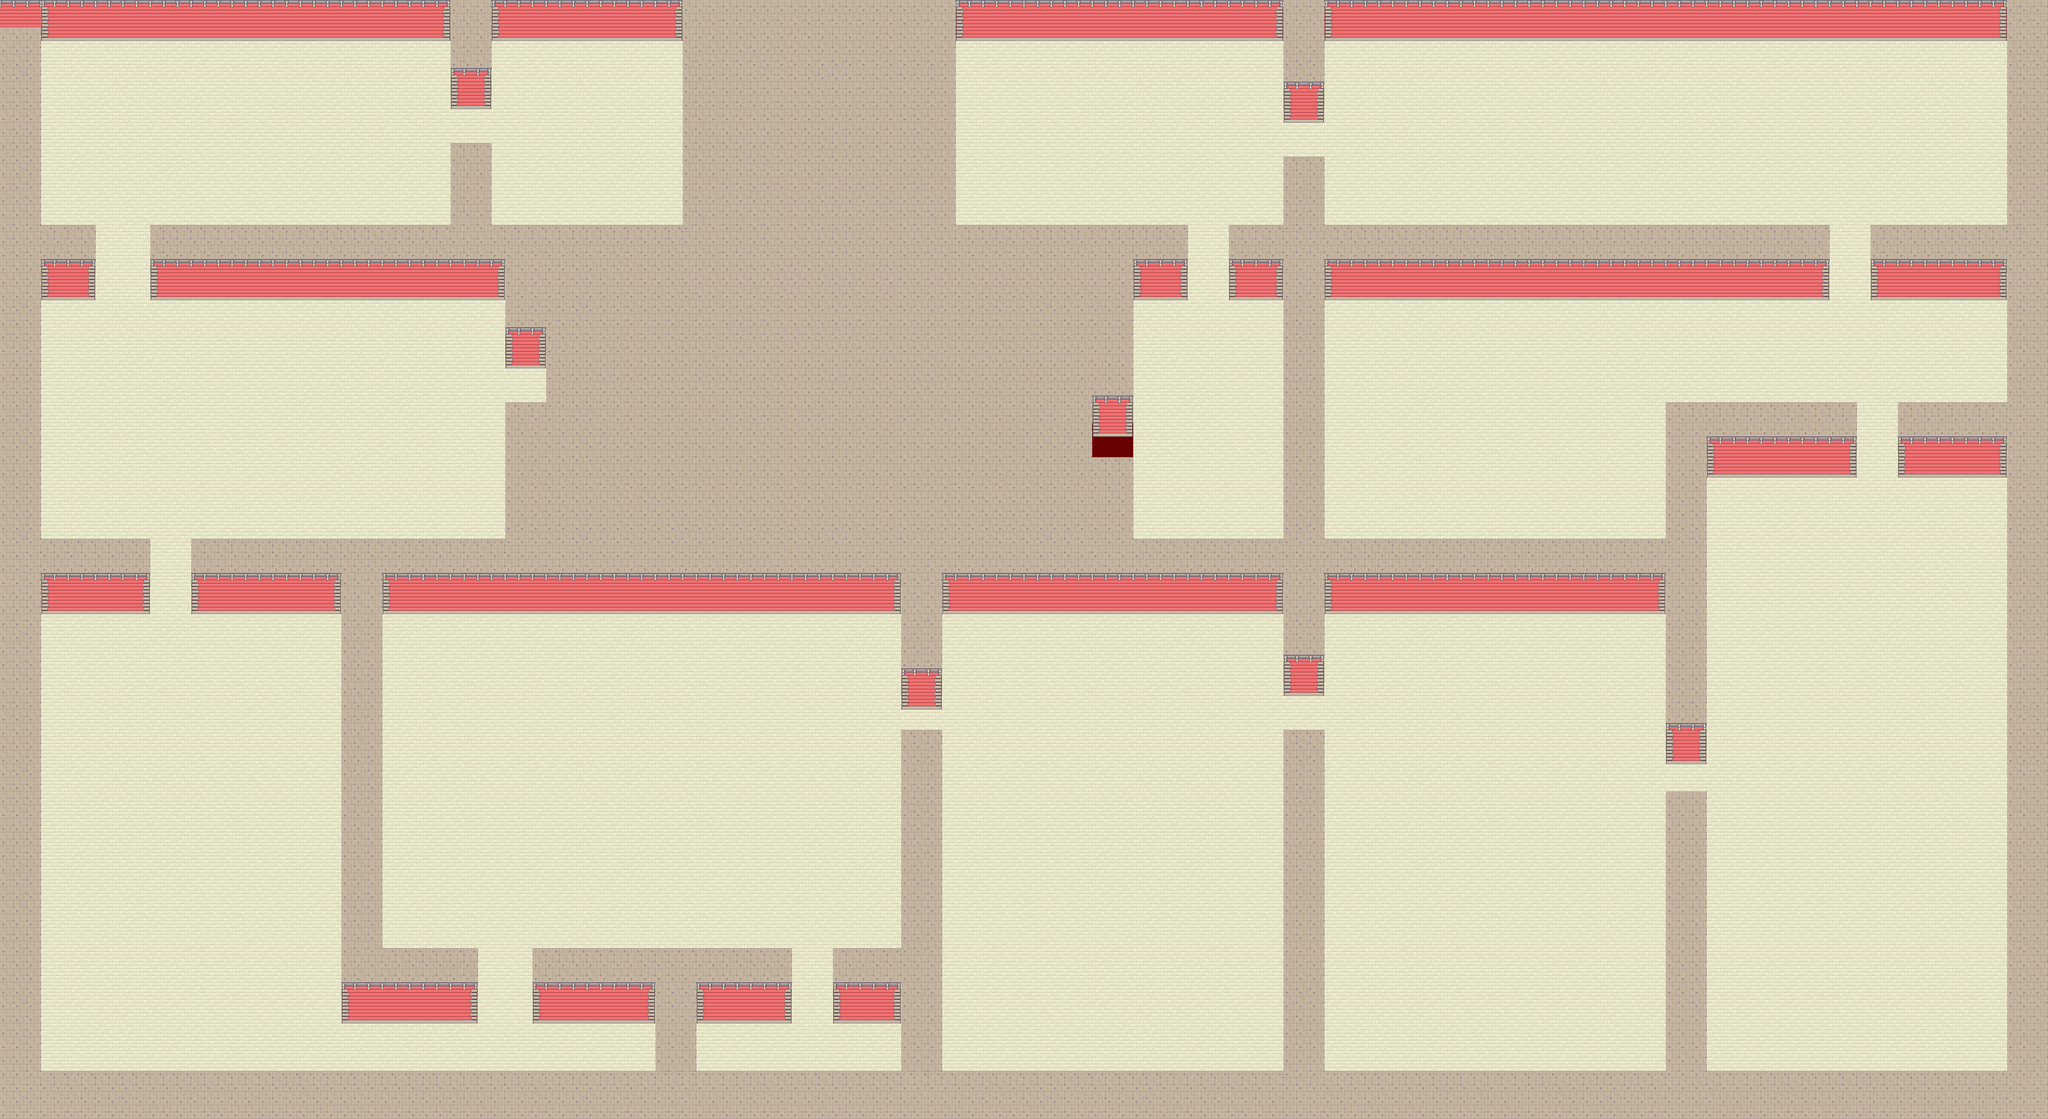

The image is a tile-based game level rendered from a .tmx file. Its description and source (layers, tilesets, objects; grid data summarised) follow:
An orthogonal 150x82 tile map with 32x32 px tiles, 3 tile layers (Map, Map2, foreground), 1 hidden layer not drawn, 10 tilesets and 65 objects (7x Enemy, 5x NPC, 4x Event, Player, Companion).

<map version="1.10" tiledversion="1.11.2" orientation="orthogonal" renderorder="right-down" width="150" height="82" tilewidth="32" tileheight="32" infinite="0" nextlayerid="10" nextobjectid="102">
 <tileset firstgid="1" name="tmw_desert_spacing" tilewidth="32" tileheight="32" spacing="1" margin="1" tilecount="48" columns="8">
  <image source="../Tilesets/tmw_desert_spacing.png" width="265" height="199" />
 </tileset>
 <tileset firstgid="49" name="MapMetadata" tilewidth="32" tileheight="32" spacing="1" margin="1" tilecount="2" columns="2">
  <image source="../Tilesets/MapMetadata.png" width="67" height="34" />
 </tileset>
 <tileset firstgid="51" name="victorian-accessories" tilewidth="32" tileheight="32" tilecount="2560" columns="32">
  <image source="../Tilesets/victorian-accessories.png" width="1024" height="2560" />
 </tileset>
 <tileset firstgid="2611" name="victorian-garden" tilewidth="32" tileheight="32" tilecount="1024" columns="16">
  <image source="../Tilesets/victorian-garden.png" width="512" height="2048" />
 </tileset>
 <tileset firstgid="3635" name="victorian-mansion" tilewidth="32" tileheight="32" tilecount="2048" columns="32">
  <image source="../Tilesets/victorian-mansion.png" width="1024" height="2048" />
 </tileset>
 <tileset firstgid="5683" name="victorian-market" tilewidth="32" tileheight="32" tilecount="1280" columns="16">
  <image source="../Tilesets/victorian-market.png" width="512" height="2560" />
 </tileset>
 <tileset firstgid="6963" name="victorian-streets" tilewidth="32" tileheight="32" tilecount="1536" columns="16">
  <image source="../Tilesets/victorian-streets.png" width="512" height="3072" />
 </tileset>
 <tileset firstgid="8499" name="victorian-tenement" tilewidth="32" tileheight="32" tilecount="3072" columns="32">
  <image source="../Tilesets/victorian-tenement.png" width="1024" height="3072" />
 </tileset>
 <tileset firstgid="11571" name="victorian-windows-doors" tilewidth="32" tileheight="32" tilecount="5120" columns="32">
  <image source="../Tilesets/victorian-windows-doors.png" width="1024" height="5120" />
 </tileset>
 <tileset firstgid="16691" name="TX Plant" tilewidth="32" tileheight="32" tilecount="256" columns="16">
  <image source="../Tilesets/TX Plant.png" width="512" height="512" />
 </tileset>
 <layer id="1" name="Map" width="150" height="82">
  <properties>
   <property name="Draw" type="bool" value="true" />
  </properties>
  <data>[12300 cells, 12300 non-empty, 7 distinct tile ids]</data>
 </layer>
 <layer id="8" name="Map2" width="150" height="82">
  <properties>
   <property name="Draw" type="bool" value="true" />
  </properties>
  <data>[12300 cells, 3941 non-empty, 10 distinct tile ids]</data>
 </layer>
 <layer id="7" name="Navigation" width="150" height="82" visible="0">
  <properties>
   <property name="Draw" type="bool" value="false" />
   <property name="Navigation" type="bool" value="true" />
  </properties>
  <data>[12300 cells, 1302 non-empty, 1 distinct tile ids]</data>
 </layer>
 <objectgroup id="2" name="Collision">
  <properties>
   <property name="Collision" type="bool" value="true" />
   <property name="Draw" type="bool" value="false" />
  </properties>
  <object id="1" x="0" y="0" width="4800" height="96" />
  <object id="2" x="4704" y="96" width="96" height="2530" />
  <object id="4" x="0" y="96" width="96" height="2524" />
  <object id="5" x="96" y="1280" width="256" height="96" />
  <object id="6" x="96" y="544" width="128" height="96" />
  <object id="7" x="352" y="544" width="2088.33" height="96" />
  <object id="8" x="1184" y="640" width="96" height="187" />
  <object id="9" x="448" y="1280" width="3456" height="125.333" />
  <object id="10" x="3904" y="960" width="96" height="800" />
  <object id="11" x="4000" y="960" width="352" height="122.667" />
  <object id="12" x="4448" y="960" width="256" height="121.333" />
  <object id="13" x="4384" y="544" width="320" height="96" />
  <object id="14" x="2880" y="544" width="1408" height="129.333" />
  <object id="15" x="3008" y="384" width="96" height="160" />
  <object id="17" x="3008" y="96" width="96" height="160" />
  <object id="18" x="3008" y="640" width="96" height="640" />
  <object id="19" x="3008" y="1376" width="96" height="224" />
  <object id="20" x="3008" y="1728" width="96" height="891.152" />
  <object id="21" x="46.1212" y="2531.33" width="2975.55" height="96" />
  <object id="22" x="3101.33" y="2530.67" width="1658" height="96" />
  <object id="24" x="3904" y="1856" width="96" height="770.667" />
  <object id="25" x="2112" y="1376" width="96" height="256" />
  <object id="26" x="1248" y="2240" width="608" height="96" />
  <object id="27" x="1952" y="2240" width="160" height="96" />
  <object id="28" x="1536" y="2336" width="96" height="290" />
  <object id="29" x="2112" y="1728" width="96" height="900" />
  <object id="30" x="800" y="2240" width="320" height="96" />
  <object id="31" x="800" y="1376" width="96" height="864" />
  <object id="32" x="1056" y="352" width="96" height="192" />
  <object id="33" x="1056" y="96" width="96" height="128" />
  <object id="34" x="1600" y="96" width="96" height="448" />
  <object id="35" x="2144" y="96" width="96" height="448" />
  <object id="36" x="2432" y="544" width="352" height="122.667" />
  <object id="37" x="2560" y="640" width="96" height="352" />
  <object id="38" x="2560" y="1088" width="96" height="192" />
  <object id="41" x="2528" y="960" width="32" height="160" />
  <object id="96" x="1185" y="961.5" width="96" height="328" />
  <object id="97" x="1282" y="794.5" width="96" height="187" />
 </objectgroup>
 <objectgroup id="5" name="Teleport">
  <object id="76" x="2560" y="992" width="64" height="96">
   <properties>
    <property name="targetMap" value="ClothesLobby.tmx" />
   </properties>
  </object>
  <object id="99" x="1216" y="832" width="64" height="128">
   <properties>
    <property name="targetMap" value="FrontRoom.tmx" />
   </properties>
  </object>
 </objectgroup>
 <objectgroup id="6" name="Checkpoints">
  <object id="85" x="4352" y="960" width="96" height="96" />
  <object id="86" x="3008" y="1600" width="96" height="128" />
  <object id="88" x="1120" y="2240" width="128" height="96" />
  <object id="89" x="352" y="1280" width="96" height="96" />
  <object id="90" x="224" y="544" width="128" height="96" />
  <object id="100" x="1184" y="832" width="32" height="128" />
  <object id="101" x="2624" y="992" width="32" height="96" />
 </objectgroup>
 <objectgroup id="3" name="Entities">
  <object id="65" name="NPC8" type="NPC" x="1239.64" y="233.817">
   <properties>
    <property name="NPC_ID" value="8" />
    <property name="active" type="bool" value="false" />
    <property name="anim_tsxpath" value="Assets/Textures/Characters/NPC1.tsx" />
    <property name="currentDialogueTree" type="int" value="0" />
    <property name="texturePath" value="Assets/Textures/Characters/NPC1.png" />
   </properties>
   <point />
  </object>
  <object id="66" name="NPC11" type="NPC" x="1515.39" y="230.787">
   <properties>
    <property name="NPC_ID" value="11" />
    <property name="active" type="bool" value="false" />
    <property name="anim_tsxpath" value="Assets/Textures/Characters/NPC2.tsx" />
    <property name="currentDialogueTree" type="int" value="0" />
    <property name="texturePath" value="Assets/Textures/Characters/NPC2.png" />
   </properties>
   <point />
  </object>
  </objectgroup>
 <objectgroup id="4" name="Events" />
 <layer id="9" name="foreground" width="150" height="82">
  <properties>
   <property name="Draw" type="bool" value="true" />
  </properties>
  <data>[12300 cells, 385 non-empty, 1 distinct tile ids]</data>
 </layer>
</map>
<!-- 16 of 65 objects omitted -->
